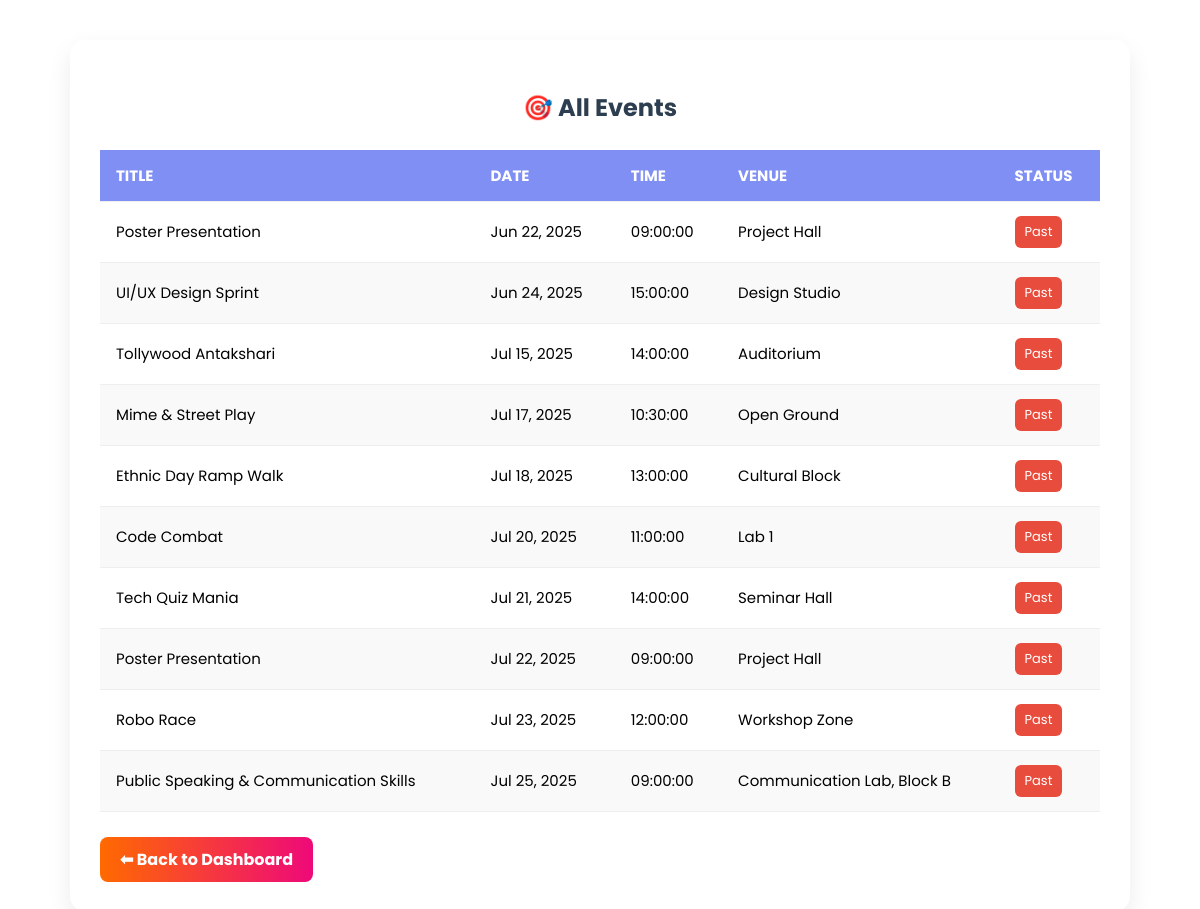
Page /view_events.php (signed in) on the committed database.
### tables this page shows
CREATE TABLE `events` (
  `event_id` int(11) NOT NULL,
  `title` varchar(100) NOT NULL,
  `description` text DEFAULT NULL,
  `event_date` date NOT NULL,
  `event_time` time NOT NULL,
  `venue` varchar(100) DEFAULT NULL,
  `created_by` int(11) DEFAULT NULL
);

### view_events.php (the view, shortened to what this page needs)
<?php
include 'connect.php';
$today = date('Y-m-d');
$query = "SELECT * FROM events ORDER BY event_date ASC";
$result = $conn->query($query);
?>
<!DOCTYPE html>
<html lang="en">
<head>
</head>
<body>
<div class="container">
  <h2>🎯 All Events</h2>
  <table>
    <thead>
      <tr>
        <th>Title</th>
        <th>Date</th>
        <th>Time</th>
        <th>Venue</th>
        <th>Status</th>
      </tr>
    </thead>
    <tbody>
      <?php
      if ($result && $result->num_rows > 0) {
          while ($event = $result->fetch_assoc()) {
              $status = (strtotime($event['event_date']) >= strtotime($today)) ? "upcoming" : "past";
              echo "<tr>
                <td>" . htmlspecialchars($event['title']) . "</td>
                <td>" . date("M d, Y", strtotime($event['event_date'])) . "</td>
                <td>" . htmlspecialchars($event['event_time']) . "</td>
                <td>" . htmlspecialchars($event['venue']) . "</td>
                <td><span class='status $status'>" . ucfirst($status) . "</span></td>
              </tr>";
          }
      } else {
          echo "<tr><td colspan='5'>No events available.</td></tr>";
      }
      ?>
    </tbody>
  </table>
  <a href="student_dashboard.php" class="back-btn">⬅ Back to Dashboard</a>
</div>
</body>
</html>

### view_events.php (style rules this page uses)
body { font-family: 'Poppins', sans-serif; background: linear-gradient(rgba(255, 255, 255, 0.4), rgba(255, 255, 255, 0.6)), url('https://i.postimg.cc/C1s63tdg/9b8e5cc5-0db7-4b11-81f0-adef8c67fe65.png') no-repeat center center fixed; background-size: cover; margin: 0; padding: 40px 20px; }
.container { max-width: 1000px; margin: auto; background: white; padding: 30px; border-radius: 16px; box-shadow: 0 10px 25px rgba(0, 0, 0, 0.08); }
h2 { text-align: center; color: #2c3e50; margin-bottom: 25px; }
table { width: 100%; border-collapse: collapse; font-size: 15px; }
th, td { padding: 14px 16px; border-bottom: 1px solid #eee; text-align: left; }
th { background: #7f8ff4; color: #fff; text-transform: uppercase; }
tr:nth-child(even) { background-color: #f9f9f9; }
.status { padding: 6px 10px; border-radius: 6px; font-size: 13px; color: white; display: inline-block; }
.past { background-color: #e74c3c; }
.back-btn { display: inline-block; margin-top: 25px; padding: 10px 20px; background: linear-gradient(to right, #ff6a00, #ee0979); color: white; text-decoration: none; border-radius: 8px; font-weight: bold; }

### rows in the picture
events: title "Poster Presentation", event_date "Jun 22, 2025", event_time "09:00:00", venue "Project Hall"
events: title "UI/UX Design Sprint", event_date "Jun 24, 2025", event_time "15:00:00", venue "Design Studio"
events: title "Tollywood Antakshari", event_date "Jul 15, 2025", event_time "14:00:00", venue "Auditorium"
events: title "Mime & Street Play", event_date "Jul 17, 2025", event_time "10:30:00", venue "Open Ground"
events: title "Ethnic Day Ramp Walk", event_date "Jul 18, 2025", event_time "13:00:00", venue "Cultural Block"
events: title "Code Combat", event_date "Jul 20, 2025", event_time "11:00:00", venue "Lab 1"
events: title "Tech Quiz Mania", event_date "Jul 21, 2025", event_time "14:00:00", venue "Seminar Hall"
events: title "Poster Presentation", event_date "Jul 22, 2025", event_time "09:00:00", venue "Project Hall"
events: title "Robo Race", event_date "Jul 23, 2025", event_time "12:00:00", venue "Workshop Zone"
events: title "Public Speaking & Communication Skills", event_date "Jul 25, 2025", event_time "09:00:00", venue "Communication Lab, Block B"
